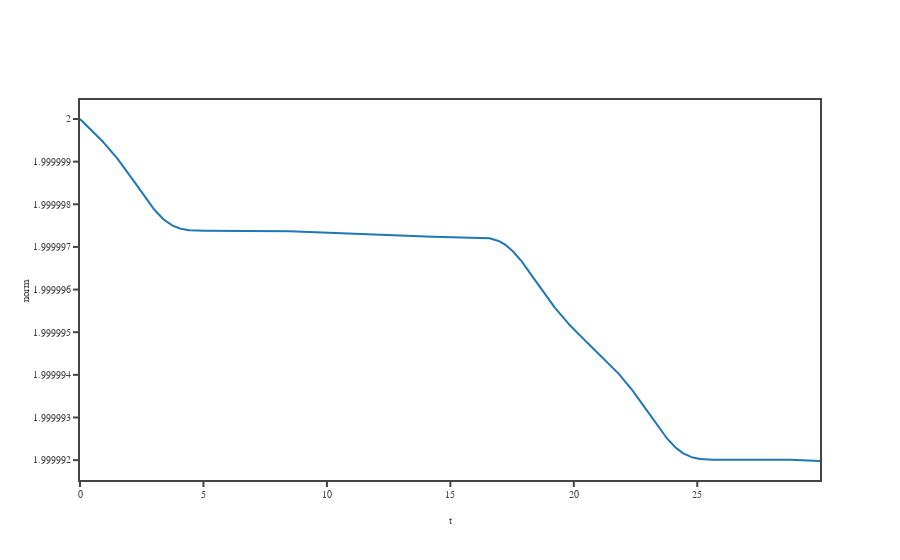

Write notebook code for a chart like this one.
### Code cell
fig = RK_own.go.Figure()
fig.add_scatter(x = t, y = norm)
fig.update_layout(template= RK_own.fig_template, xaxis = dict(title='t',tickmode = 'array',ticklen = 5),
                  yaxis = dict(title='norm',tickmode = 'array',ticklen = 5) )

### Figure 1 — Plotly figure (JSON) as saved in the notebook; plotly's stock layout.template omitted (floating-point values rounded to 4 significant figures; data arrays with more than 128 entries replaced by an {"elided": "..."} marker saying what was removed)
{"data": [{"type": "scatter", "x": {"elided": "1001 float values"}, "y": {"elided": "1000 float values"}}], "layout": {"xaxis": {"ticklen": 5, "tickmode": "array", "title": {"text": "t"}}, "yaxis": {"ticklen": 5, "tickmode": "array", "title": {"text": "norm"}}}}
